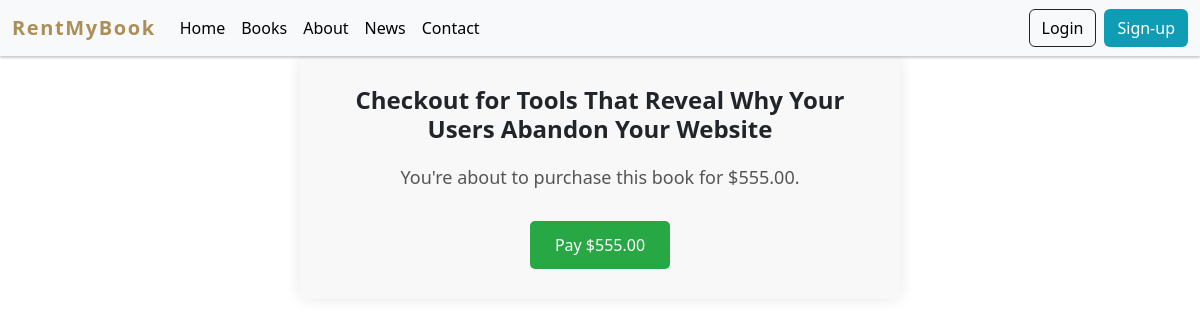
Screenshot of /book/5/checkout/ with the database file from the repository.
### books/models.py (models this page shows, shortened)
class Book(models.Model):
    title = models.CharField(max_length=255)
    author = models.CharField(max_length=255, blank=True, null=True)
    description = models.TextField()
    price = models.DecimalField(max_digits=10, decimal_places=2)
    rental_price = models.DecimalField(max_digits=10, decimal_places=2)
    image = models.ImageField(upload_to='books/images/')
    sample_image = models.ImageField(upload_to='books/sample/images/', null=True, blank=True)
    pages = models.IntegerField(default=100)
    rented = models.BooleanField(default=False)
    rent_end_date = models.DateField(null=True, blank=True)
    category = models.CharField(max_length=255, null=True, blank=True)
    pdf = models.FileField(upload_to='books/pdfs/', null=True, blank=True)  # PDF file field

### books/views.py (the view, shortened to what this page needs)
# urls.py: path('book/<int:book_id>/checkout/', views.checkout, name='checkout'),
def checkout(request, book_id):
    book = get_object_or_404(Book, id=book_id)
    return render(request, 'books/checkout.html', {'book': book})

### templates/books/checkout.html (shortened to what this page needs)
{% extends "layout/base.html" %}
{% block body %}
<div class="checkout-container">
    <h1 class="checkout-header">Checkout for {{ book.title }}</h1>
    <p class="checkout-details">You're about to purchase this book for ${{ book.price }}.</p>
    <form method="post" class="checkout-form">
        <button type="submit" class="checkout-button">Pay ${{ book.price }}</button>
    </form>
</div>
{% endblock body %}

### templates/books/checkout.html (style rules this page uses)
.checkout-container { max-width: 600px; margin: 0 auto; padding: 30px; background-color: #f8f8f8; border-radius: 8px; box-shadow: 0 0 15px rgba(0, 0, 0, 0.1); text-align: center; }
.checkout-header { font-size: 24px; font-weight: bold; margin-bottom: 20px; }
.checkout-details { font-size: 18px; margin-bottom: 30px; color: #555; }
.checkout-form { display: flex; justify-content: center; }
.checkout-button { padding: 12px 25px; background-color: #28a745; color: white; border: none; border-radius: 5px; font-size: 16px; cursor: pointer; transition: background-color 0.3s; }

### rows the page displays
Book: title "Tools That Reveal Why Your Users Abandon Your Website", price "555.00"
